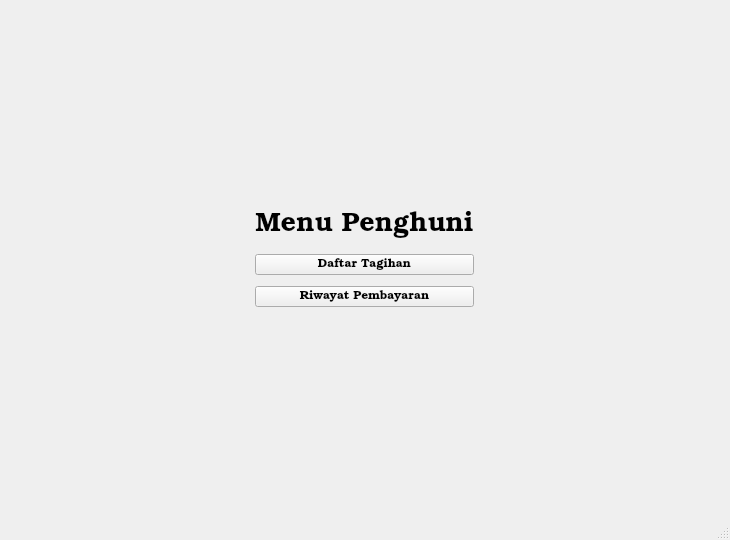
<?xml version="1.0" encoding="UTF-8"?>
<ui version="4.0">
 <class>MainWindow</class>
 <widget class="QMainWindow" name="MainWindow">
  <property name="geometry">
   <rect>
    <x>0</x>
    <y>0</y>
    <width>730</width>
    <height>540</height>
   </rect>
  </property>
  <property name="windowTitle">
   <string>MainWindow</string>
  </property>
  <widget class="QWidget" name="centralwidget">
   <layout class="QGridLayout" name="gridLayout">
    <item row="1" column="1">
     <spacer name="verticalSpacer_6">
      <property name="orientation">
       <enum>Qt::Vertical</enum>
      </property>
      <property name="sizeHint" stdset="0">
       <size>
        <width>20</width>
        <height>40</height>
       </size>
      </property>
     </spacer>
    </item>
    <item row="0" column="1">
     <spacer name="verticalSpacer_7">
      <property name="orientation">
       <enum>Qt::Vertical</enum>
      </property>
      <property name="sizeType">
       <enum>QSizePolicy::Maximum</enum>
      </property>
      <property name="sizeHint" stdset="0">
       <size>
        <width>20</width>
        <height>300</height>
       </size>
      </property>
     </spacer>
    </item>
    <item row="2" column="0">
     <spacer name="horizontalSpacer">
      <property name="orientation">
       <enum>Qt::Horizontal</enum>
      </property>
      <property name="sizeType">
       <enum>QSizePolicy::Maximum</enum>
      </property>
      <property name="sizeHint" stdset="0">
       <size>
        <width>600</width>
        <height>20</height>
       </size>
      </property>
     </spacer>
    </item>
    <item row="2" column="1">
     <widget class="QWidget" name="widget" native="true">
      <layout class="QGridLayout" name="gridLayout_2">
       <item row="1" column="0">
        <spacer name="verticalSpacer_4">
         <property name="orientation">
          <enum>Qt::Vertical</enum>
         </property>
         <property name="sizeHint" stdset="0">
          <size>
           <width>20</width>
           <height>40</height>
          </size>
         </property>
        </spacer>
       </item>
       <item row="5" column="0">
        <widget class="QPushButton" name="pb_riwayat">
         <property name="font">
          <font>
           <family>URW Bookman</family>
          </font>
         </property>
         <property name="text">
          <string>Riwayat Pembayaran</string>
         </property>
        </widget>
       </item>
       <item row="3" column="0">
        <widget class="QPushButton" name="pb_tagihan">
         <property name="font">
          <font>
           <family>URW Bookman</family>
          </font>
         </property>
         <property name="text">
          <string>Daftar Tagihan</string>
         </property>
        </widget>
       </item>
       <item row="2" column="0">
        <spacer name="verticalSpacer">
         <property name="orientation">
          <enum>Qt::Vertical</enum>
         </property>
         <property name="sizeHint" stdset="0">
          <size>
           <width>20</width>
           <height>40</height>
          </size>
         </property>
        </spacer>
       </item>
       <item row="0" column="0">
        <widget class="QLabel" name="label">
         <property name="font">
          <font>
           <family>URW Bookman</family>
           <pointsize>20</pointsize>
          </font>
         </property>
         <property name="text">
          <string>Menu Penghuni</string>
         </property>
         <property name="alignment">
          <set>Qt::AlignCenter</set>
         </property>
        </widget>
       </item>
       <item row="4" column="0">
        <spacer name="verticalSpacer_2">
         <property name="orientation">
          <enum>Qt::Vertical</enum>
         </property>
         <property name="sizeHint" stdset="0">
          <size>
           <width>20</width>
           <height>40</height>
          </size>
         </property>
        </spacer>
       </item>
       <item row="3" column="1">
        <spacer name="horizontalSpacer_2">
         <property name="orientation">
          <enum>Qt::Horizontal</enum>
         </property>
         <property name="sizeType">
          <enum>QSizePolicy::Maximum</enum>
         </property>
         <property name="sizeHint" stdset="0">
          <size>
           <width>600</width>
           <height>20</height>
          </size>
         </property>
        </spacer>
       </item>
      </layout>
     </widget>
    </item>
    <item row="3" column="1">
     <spacer name="verticalSpacer_3">
      <property name="orientation">
       <enum>Qt::Vertical</enum>
      </property>
      <property name="sizeType">
       <enum>QSizePolicy::Maximum</enum>
      </property>
      <property name="sizeHint" stdset="0">
       <size>
        <width>20</width>
        <height>300</height>
       </size>
      </property>
     </spacer>
    </item>
   </layout>
  </widget>
  <widget class="QStatusBar" name="statusbar"/>
 </widget>
 <resources/>
 <connections/>
</ui>
